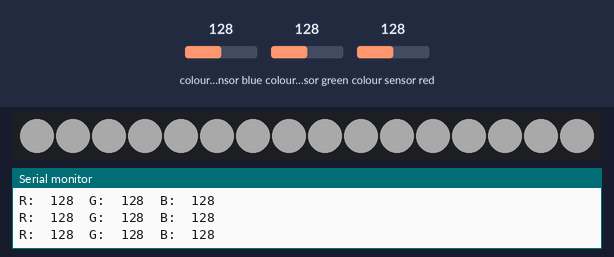
This sketch was run on a simulated Arduino Uno, built with avr-gcc and run on an emulated ATmega328P. On the bench: 16 RGB LEDs in strip order, left to right, the last lines printed to the serial monitor. The inputs (shaded band) are chosen by the test bench; at power-on: colour sensor blue 128, colour sensor red 128, colour sensor green 128. Dim RGB values are drawn brighter than linear.

Above: at 1.2 s.
1.3 s: colour sensor blue set to 5
At 1.7 s:
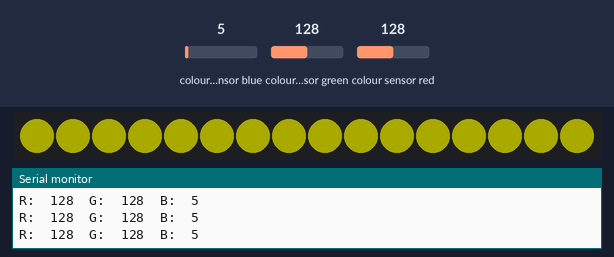
2.8 s: colour sensor red set to 5
At 3.9 s:
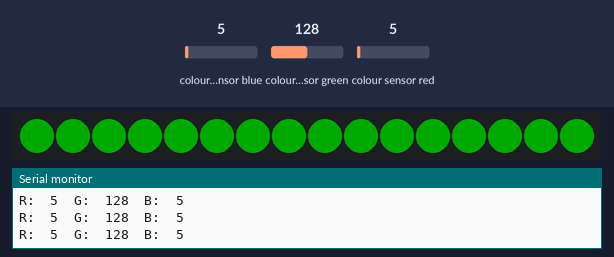
4.3 s: colour sensor green set to 5
At 5.5 s:
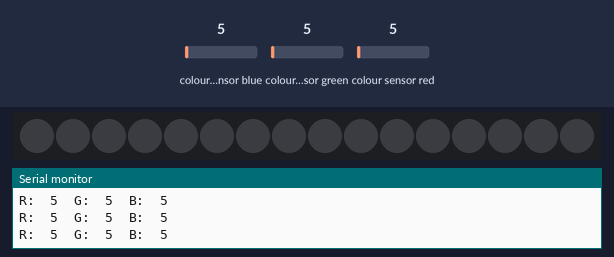
5.8 s: colour sensor blue set to 64
At 6.6 s:
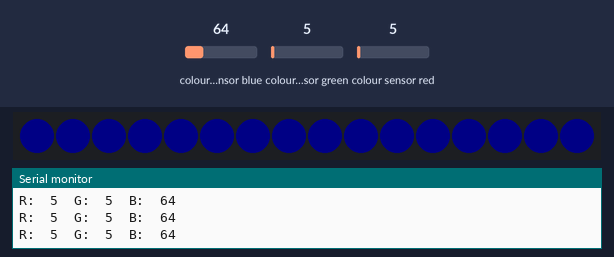
7.3 s: colour sensor green set to 64
At 8.3 s:
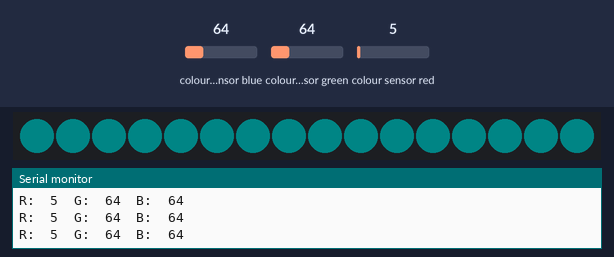
Timing chart, 0 to 9.8 s (numbered marks = the images above; inputs shaded):
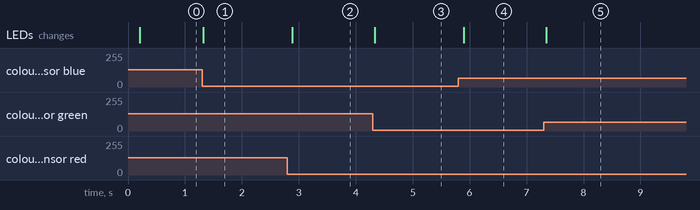

Measured:
- after the input at 1.3 s, the LEDs: change at once (image 1)
- after the input at 2.8 s, the LEDs: change after 0.09 s (image 2)
- after the input at 4.3 s, the LEDs: change at once (image 3)
- after the input at 5.8 s, the LEDs: change after 0.10 s (image 4)
- after the input at 7.3 s, the LEDs: change after 0.05 s (image 5)

The sketch:

capteur_couleurs.ino
```cpp
#include <Wire.h>
#include "Adafruit_TCS34725.h"
#include <FastLED.h>

const int DATA_PIN = 6;
const int NUM_LEDS = 16;

// our RGB -> eye-recognized gamma color
byte gammatable[256];

Adafruit_TCS34725 tcs = Adafruit_TCS34725(TCS34725_INTEGRATIONTIME_50MS, TCS34725_GAIN_4X);
CRGB leds[NUM_LEDS];
void setup() {
  Serial.begin(9600);
  FastLED.addLeds<NEOPIXEL, DATA_PIN>(leds, NUM_LEDS);
  for (int i = 0; i < NUM_LEDS; i++) {
    leds[i] = CRGB::Red;
  }
  FastLED.show();
  //Serial.println("Color View Test!");

  if (tcs.begin()) {
    //Serial.println("Found sensor");
  } else {
    Serial.println("No TCS34725 found ... check your connections");
    while (1); // halt!
  }


  // thanks PhilB for this gamma table!
  // it helps convert RGB colors to what humans see
  for (int i = 0; i < 256; i++) {
    float x = i;
    x /= 255;
    x = pow(x, 2.5);
    x *= 255;
    gammatable[i] = x;
  }
}

// The commented out code in loop is example of getRawData with clear value.
// Processing example colorview.pde can work with this kind of data too, but It requires manual conversion to
// [0-255] RGB value. You can still uncomments parts of colorview.pde and play with clear value.
void loop() {
  float red, green, blue;

  tcs.setInterrupt(false);  // turn on LED

  delay(60);  // takes 50ms to read

  tcs.getRGB(&red, &green, &blue);

  tcs.setInterrupt(true);  // turn off LED

  Serial.print("R:\t"); Serial.print(int(red));
  Serial.print("\tG:\t"); Serial.print(int(green));
  Serial.print("\tB:\t"); Serial.print(int(blue));

  //  Serial.print("\t");
  //  Serial.print((int)red, HEX); Serial.print((int)green, HEX); Serial.print((int)blue, HEX);
  Serial.print("\n");

  //  uint16_t red, green, blue, clear;
  //
  //  tcs.setInterrupt(false);  // turn on LED
  //
  //  delay(60);  // takes 50ms to read
  //
  //  tcs.getRawData(&red, &green, &blue, &clear);
  //
  //  tcs.setInterrupt(true);  // turn off LED
  //
  //  Serial.print("C:\t"); Serial.print(int(clear));
  //  Serial.print("R:\t"); Serial.print(int(red));
  //  Serial.print("\tG:\t"); Serial.print(int(green));
  //  Serial.print("\tB:\t"); Serial.print(int(blue));
  //  Serial.println();

  for (int i = 0; i < NUM_LEDS; i++) {
    leds[i] = CRGB(gammatable[(int)red], gammatable[(int)green], gammatable[(int)blue]);
  }
  FastLED.show();
}
```
